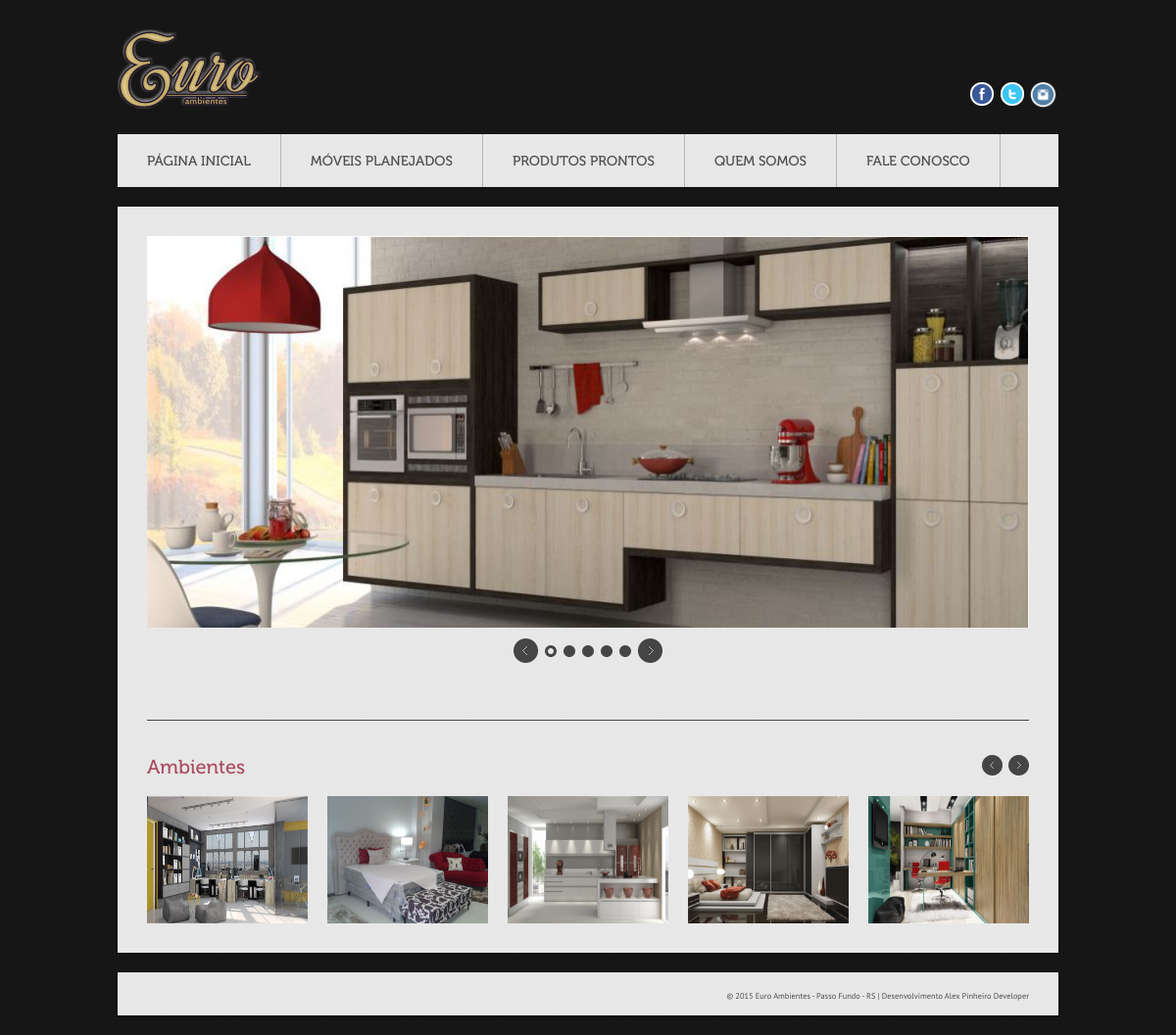
The page / on the database its author committed.
### tables this page shows
CREATE TABLE `imagem_sistema` (
  `id` int(11) NOT NULL,
  `nome` varchar(220) NOT NULL,
  `imagem` varchar(220) NOT NULL,
  `modifield` datetime DEFAULT NULL,
  `created` datetime NOT NULL
);

CREATE TABLE `rotulo` (
  `id` int(11) NOT NULL,
  `descricao` varchar(520) NOT NULL,
  `created` datetime NOT NULL,
  `modifield` datetime DEFAULT NULL
);

CREATE TABLE `imagem_pagina` (
  `id` int(11) NOT NULL,
  `pagina_id` int(11) NOT NULL,
  `imagem` varchar(220) NOT NULL,
  `modifield` datetime DEFAULT NULL,
  `created` datetime NOT NULL
);

CREATE TABLE `paginas` (
  `id` int(11) NOT NULL,
  `descricao` varchar(520) NOT NULL,
  `tag` varchar(220) NOT NULL,
  `rotulo_id` int(11) NOT NULL,
  `created` datetime NOT NULL,
  `modifield` datetime DEFAULT NULL
);

### home.php (the view, shortened to what this page needs)
<?php
$img_pg = mysqli_query ( $conectar, "SELECT * FROM imagem_pagina where pagina_id = 4 ");
$pg_carrossel = mysqli_query ( $conectar, "SELECT * FROM paginas where id not in (4, 21, 22)");
?>
<div id="showcase" >
	<?php while ( $v_img_pg = mysqli_fetch_array ( $img_pg ) ) { ?>
		<div class="showcase-slide">
			<?php $foto = $v_img_pg['imagem']?>
			<div class="showcase-content">
				<img src="<?php echo "img/$foto"; ?>" alt="" width="900" height="400" />
			</div>
		</div>
	<?php }?>
</div>
<br><br>
<div class="hr1"></div>
<h2><a href="#">Ambientes</h2>
	<div class="carousel">
		<div id="carousel-scroll">
			<a href="#" id="prev">Prev</a><a href="#" id="next">Next</a>
		</div>
		<ul>
			<?php while ( $linha_car = mysqli_fetch_array ( $pg_carrossel ) ) {
				$imagem_carrossel = mysqli_query ( $conectar, "SELECT *
															   FROM imagem_pagina
															   where pagina_id = ".$linha_car['id']);
				$v_imagem_carrossel = mysqli_fetch_assoc ( $imagem_carrossel );
				$foto1 = $v_imagem_carrossel['imagem']?>
				<li>
					<a href="<?php echo pg.'/pg/'.$linha_car['tag']; ?>">
						<img src="<?php echo "img/$foto1"; ?>" alt="" width="164px" height="130px"/>
						</a></li><?php }?>
					</ul>
				</div>

### index.php (shortened to what this page needs)
<?php
include_once ("adm/conexao.php");
?>
<!DOCTYPE HTML>
<html lang="pt-br">
<head>
	<link href="<?php echo pg?>/style.css" rel="stylesheet">
	<link href="<?php echo pg?>/style/color/red.css" rel="stylesheet">
	<link href="<?php echo pg?>/style/css/prettyPhoto.css" rel="stylesheet">
	<link href="<?php echo pg?>/style/type/museo.css" rel="stylesheet">
	<link href="<?php echo pg?>/style/type/ptsans.css" rel="stylesheet">
	<link href="<?php echo pg?>/style/type/charis.css" rel="stylesheet">
	<link href="<?php echo pg?>/style/css/signin.css" rel="stylesheet">
</head>
<body>
	<div id="page">
		<?php include_once 'components/background.php';?>
		<div id="wrapper">
			<?php include_once 'components/redes_sociais.php';
				  include_once 'components/menu.php';?>
			<div id="container" class="opacity">
				<?php
				$url = (isset ( $_GET ['url'] )) ? $_GET ['url'] : '';
				$explode = explode ( '/', $url );
				$paginas = array (
					'home',
					'sobre',
					'intranet',
					'pg',
					'contato'
				);
				if (isset ( $explode [0] ) && $explode [0] == '') {
					include "home.php";
				} elseif ($explode [0] != '') {
					if (isset ( $explode [0] ) && in_array ( $explode [0], $paginas )) {
						include $explode [0] . ".php";
					} else {
						include "home.php";
					}
				}
				?>
			</div>
			<?php include_once 'components/footer.php';?>
		</div>
	</div>
</body>
</html>

### components/background.php (shortened to what this page needs)
<div id="superbgimage">
</div>

### components/redes_sociais.php (shortened to what this page needs)
<?php
$logo 	   = mysqli_query ( $conectar, "SELECT * FROM imagem_sistema where id = 2 " );
$facebook  = mysqli_query ( $conectar, "SELECT * FROM imagem_sistema where id = 3 " );
$twitter   = mysqli_query ( $conectar, "SELECT * FROM imagem_sistema where id = 4 " );
$instagram = mysqli_query ( $conectar, "SELECT * FROM imagem_sistema where id = 5 " );
$linha_log       = mysqli_fetch_assoc ( $logo );
$linha_face      = mysqli_fetch_assoc ( $facebook );
$linha_twitter   = mysqli_fetch_assoc ( $twitter );
$linha_instagram = mysqli_fetch_assoc ( $instagram );
$imagem_l = pg . '/img/' . $linha_log ['imagem'];
$imagem_f = pg . '/img/' . $linha_face ['imagem'];
$imagem_t = pg . '/img/' . $linha_twitter ['imagem'];
$imagem_i = pg . '/img/' . $linha_instagram ['imagem'];
?>
<div id="wrapper">
	<div id="header">
		<div class="logo opacity">
			<a href='<?php echo pg; ?>'><img src="<?php echo $imagem_l; ?>" alt="" /></a>
		</div>
		<div class="social">
			<ul>
				<li><a href="https://www.facebook.com/euroambientespf/?fref=ts" target="_blank">
					<img src="<?php echo $imagem_f; ?>" title="Facebook"
						alt="Facebook" /></a></li>
				<li><a href="https://twitter.com/euroambientespf" target="_blank">
					<img src="<?php echo $imagem_t; ?>" title="Twitter"
						alt="Twitter" /></a></li>
				<li><a href="https://www.instagram.com/euroambientespf/" target="_blank">
					<img src="<?php echo $imagem_i; ?>" height="31px" width="31px" title="Instagram"
						alt="Instagram" /></a></li>
			</ul>
		</div>
	</div>

### components/menu.php (shortened to what this page needs)
<?php
$resultado = mysqli_query ( $conectar, "SELECT * FROM rotulo where id not in (4,6,10)" );
$resultado3 = mysqli_query ( $conectar, "SELECT * FROM rotulo where id = 4" );
$linhas_not3 = mysqli_fetch_assoc ( $resultado3 );
$resultado4 = mysqli_query ( $conectar, "SELECT * FROM rotulo where id = 6" );
$linhas_not4 = mysqli_fetch_assoc ( $resultado4 );
$resultado5 = mysqli_query ( $conectar, "SELECT * FROM rotulo where id = 10" );
$linhas_not5 = mysqli_fetch_assoc ( $resultado5 );
?>
<div id="menu" class="menu opacity">
	<ul>
		<li class='li-home'><a href="<?php echo pg.'/home'; ?>"><?php echo $linhas_not3['descricao']  ?></a></li>
		<?php while ( $linhas_not = mysqli_fetch_array ( $resultado ) ) { ?>
			<li class='li-home'><a href="#"><?php echo $linhas_not['descricao']?></a>
			</li>
		<?php }?>
			<li class='li-home'><a href="<?php echo pg.'/sobre'; ?>"><?php echo$linhas_not4['descricao'] ?></a></li>
			<li class='li-home'><a href="<?php echo pg.'/contato'; ?>"><?php echo$linhas_not5['descricao'] ?></a></li>
			</ul>
			<br style="clear: left" />
		</div>

### components/footer.php
<div id="copyright" class="opacity">
	<div id="site-info" class="container" align="left">
		<div id="credit" class="fl" align="right" >
		<h7>© 2015 Euro Ambientes - Passo Fundo - RS | Desenvolvimento Alex Pinheiro Developer</h7>
		</div>
	</div>
</div>

### style.css (style rules this page uses)
html, body, div, span, applet, object, iframe, h1, h2, h3, h4, h5, h6, p, blockquote, pre, a, acronym, address, big, cite, code, del, dfn, em, font, img, ins, kbd, q, s, samp, small, strike, strong, tt, var, b, u, i, center, dl, dt, dd, ol, ul, li, fieldset, form, label, legend { margin:0; padding:0; border:0; outline:0; font-size:100%; vertical-align:baseline; background:transparent }
body { line-height:1 }
ol, ul { list-style:none }
body { background: #1a1a1a; color: #4d4d4d; font-family: 'PTSansRegular'; font-size: 14px; }
a { color: #4d87ab; text-decoration: none; -webkit-transition:all 200ms ease-in; -moz-transition:all 200ms ease-in; }
h1, h2, h3, h4, h5, h6 { font-family: 'Museo500'; color: #4d87ab; font-weight: normal; padding-bottom: 12px; }
h2 { font-size: 20px; line-height: 24px; }
h7 { font-size:60%; }
ul { font-family: 'CharisSILItalic'; line-height: 20px; font-size: 14px; }
ul li { background: transparent url(style/images/bullet.png) center left no-repeat; padding-left: 15px; }
.hr1 { height: 0; border-bottom: 1px solid #454545; margin: 36px 0; }
img { display: block; }
#wrapper { width: 960px; margin: 0 auto; }
#header { padding: 30px 0 25px 0; display: block; overflow: hidden; position: relative; }
.logo { float: left; }
.social { float: right; position: absolute; bottom: 25px; right: 0; }
.social ul li { float: left; margin-left: 1px; background: none; padding: 0; }
#container { width: 900px; margin: 20px auto; padding: 30px; overflow: hidden; font-weight: normal; background-color: #fff; position: relative; -webkit-box-shadow: 0px 1px 2px -1px rgba(0, 0, 0, 0.6); -moz-box-shadow: 0px 1px 2px -1px rgba(0, 0, 0, 0.6); box-shadow: 0px 1px 2px -1px rgba(0, 0, 0, 0.6); }
#copyright { width: 900px; margin: 20px auto; padding: 17px 30px 13px; background-color: #fff; -webkit-box-shadow: 0px 1px 2px -1px rgba(0, 0, 0, 0.6); -moz-box-shadow: 0px 1px 2px -1px rgba(0, 0, 0, 0.6); box-shadow: 0px 1px 2px -1px rgba(0, 0, 0, 0.6); }
.menu { font-family: 'Museo500'; list-style: none; font-weight: normal; width: 960px; padding: 0; background: #FFF; -webkit-box-shadow: 0px 1px 2px -1px rgba(0, 0, 0, 0.6); -moz-box-shadow: 0px 1px 2px -1px rgba(0, 0, 0, 0.6); box-shadow: 0px 1px 2px -1px rgba(0, 0, 0, 0.6); z-index: 1000; position: relative; }
.menu ul { margin: 0; list-style-type: none; font-family: 'Museo500'; font-style: normal; letter-spacing: normal; }
.menu ul li { position: relative; display: inline; float: left; padding: 0; background: none; }
.menu ul li a { display: block; padding: 20px 30px; text-decoration: none; display:block; line-height: 1; border-right: 1px solid #b4b4b4; font-size: 14px; }
@media screen and (-webkit-min-device-pixel-ratio:0) { .menu ul li a { padding: 21px 30px 19px; } }
.menu ul li a:link, .menu ul li a:visited { color: #4d4d4d; }
.showcase-content { background-color: #000; text-align: center; }
.carousel { height: 130px; padding-top: 5px; }
.carousel ul li { background: none; width: 164px; margin-right: 20px; padding: 0; }
.carousel .jcarousel-item { width: 164px; height: 130px; }
.carousel .jcarousel-item img { padding: 0; }
#carousel-scroll { float: right; margin-top: -42px; }
#prev, #next { background: transparent url(style/images/car-arrow.png) no-repeat; width: 21px; height: 21px; text-indent: -99999px; display: block; -webkit-transition:none; -o-transition:none; -moz-transition:none; }
#prev { background-position: top left; float: left; }
#next { background-position: top right; float: right; margin-left: 6px; }
.box a, .carousel ul li { display: block; position: relative; }
.box a img, .carousel ul li img { display: block; position: relative; }

### style/color/red.css (style rules this page uses)
a { color: #ab4d63; }
h1, h2, h3, h4, h5, h6 { color: #ab4d63; }

### rows shown on the page
imagem_sistema: imagem (picture)
imagem_sistema: imagem (picture)
imagem_sistema: imagem (picture)
imagem_sistema: imagem (picture)
rotulo: descricao "PÁGINA INICIAL"
rotulo: descricao "MÓVEIS PLANEJADOS"
rotulo: descricao "PRODUTOS PRONTOS"
rotulo: descricao "QUEM SOMOS"
rotulo: descricao "FALE CONOSCO"
imagem_pagina: imagem (picture)
paginas: imagem_pagina.imagem (picture)
paginas: imagem_pagina.imagem (picture)
paginas: imagem_pagina.imagem (picture)
paginas: imagem_pagina.imagem (picture)
paginas: imagem_pagina.imagem (picture)
